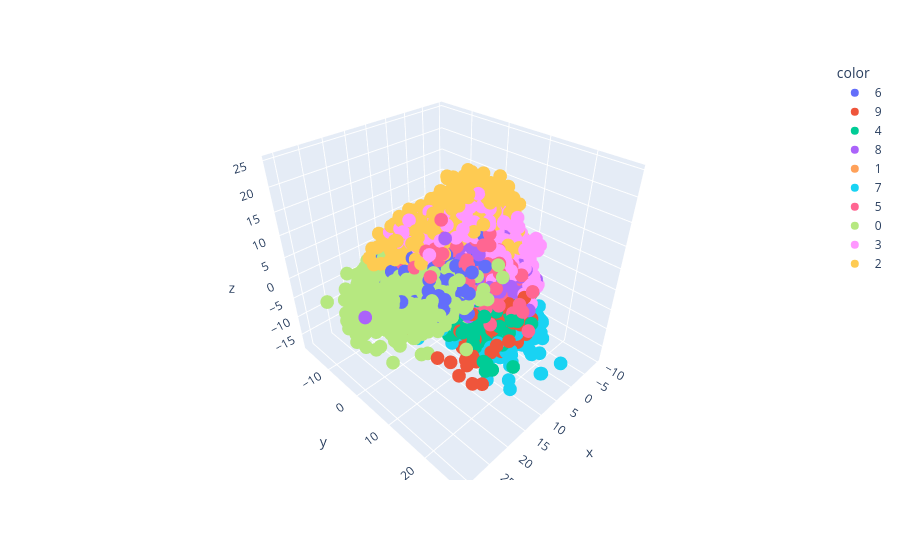

Source (notebook cell):
### Code cell
pca = PCA(n_components=3)
X_train_trf = pca.fit_transform(X_train)

fig = px.scatter_3d(x=X_train_trf[:, 0], y=X_train_trf[:, 1], z=X_train_trf[:, 2], color=y_train_str)
fig.show()

### Figure 1 — Plotly figure (JSON) as saved in the notebook; plotly's stock layout.template omitted (floating-point values rounded to 4 significant figures; data arrays with more than 128 entries replaced by an {"elided": "..."} marker saying what was removed)
{"data": [{"hovertemplate": "color=6<br>x=%{x}<br>y=%{y}<br>z=%{z}<extra></extra>", "legendgroup": "6", "marker": {"color": "#636efa", "symbol": "circle"}, "mode": "markers", "name": "6", "scene": "scene", "showlegend": true, "type": "scatter3d", "x": {"elided": "3949 float values"}, "y": {"elided": "3949 float values"}, "z": {"elided": "3949 float values"}}, {"hovertemplate": "color=9<br>x=%{x}<br>y=%{y}<br>z=%{z}<extra></extra>", "legendgroup": "9", "marker": {"color": "#EF553B", "symbol": "circle"}, "mode": "markers", "name": "9", "scene": "scene", "showlegend": true, "type": "scatter3d", "x": {"elided": "3967 float values"}, "y": {"elided": "3967 float values"}, "z": {"elided": "3967 float values"}}, {"hovertemplate": "color=4<br>x=%{x}<br>y=%{y}<br>z=%{z}<extra></extra>", "legendgroup": "4", "marker": {"color": "#00cc96", "symbol": "circle"}, "mode": "markers", "name": "4", "scene": "scene", "showlegend": true, "type": "scatter3d", "x": {"elided": "3911 float values"}, "y": {"elided": "3911 float values"}, "z": {"elided": "3911 float values"}}, {"hovertemplate": "color=8<br>x=%{x}<br>y=%{y}<br>z=%{z}<extra></extra>", "legendgroup": "8", "marker": {"color": "#ab63fa", "symbol": "circle"}, "mode": "markers", "name": "8", "scene": "scene", "showlegend": true, "type": "scatter3d", "x": {"elided": "3886 float values"}, "y": {"elided": "3886 float values"}, "z": {"elided": "3886 float values"}}, {"hovertemplate": "color=1<br>x=%{x}<br>y=%{y}<br>z=%{z}<extra></extra>", "legendgroup": "1", "marker": {"color": "#FFA15A", "symbol": "circle"}, "mode": "markers", "name": "1", "scene": "scene", "showlegend": true, "type": "scatter3d", "x": {"elided": "4554 float values"}, "y": {"elided": "4554 float values"}, "z": {"elided": "4554 float values"}}, {"hovertemplate": "color=7<br>x=%{x}<br>y=%{y}<br>z=%{z}<extra></extra>", "legendgroup": "7", "marker": {"color": "#19d3f3", "symbol": "circle"}, "mode": "markers", "name": "7", "scene": "scene", "showlegend": true, "type": "scatter3d", "x": {"elided": "4146 float values"}, "y": {"elided": "4146 float values"}, "z": {"elided": "4146 float values"}}, {"hovertemplate": "color=5<br>x=%{x}<br>y=%{y}<br>z=%{z}<extra></extra>", "legendgroup": "5", "marker": {"color": "#FF6692", "symbol": "circle"}, "mode": "markers", "name": "5", "scene": "scene", "showlegend": true, "type": "scatter3d", "x": {"elided": "3642 float values"}, "y": {"elided": "3642 float values"}, "z": {"elided": "3642 float values"}}, {"hovertemplate": "color=0<br>x=%{x}<br>y=%{y}<br>z=%{z}<extra></extra>", "legendgroup": "0", "marker": {"color": "#B6E880", "symbol": "circle"}, "mode": "markers", "name": "0", "scene": "scene", "showlegend": true, "type": "scatter3d", "x": {"elided": "3929 float values"}, "y": {"elided": "3929 float values"}, "z": {"elided": "3929 float values"}}, {"hovertemplate": "color=3<br>x=%{x}<br>y=%{y}<br>z=%{z}<extra></extra>", "legendgroup": "3", "marker": {"color": "#FF97FF", "symbol": "circle"}, "mode": "markers", "name": "3", "scene": "scene", "showlegend": true, "type": "scatter3d", "x": {"elided": "4047 float values"}, "y": {"elided": "4047 float values"}, "z": {"elided": "4047 float values"}}, {"hovertemplate": "color=2<br>x=%{x}<br>y=%{y}<br>z=%{z}<extra></extra>", "legendgroup": "2", "marker": {"color": "#FECB52", "symbol": "circle"}, "mode": "markers", "name": "2", "scene": "scene", "showlegend": true, "type": "scatter3d", "x": {"elided": "3969 float values"}, "y": {"elided": "3969 float values"}, "z": {"elided": "3969 float values"}}], "layout": {"legend": {"title": {"text": "color"}, "tracegroupgap": 0}, "margin": {"t": 60}, "scene": {"domain": {"x": [0, 1], "y": [0, 1]}, "xaxis": {"title": {"text": "x"}}, "yaxis": {"title": {"text": "y"}}, "zaxis": {"title": {"text": "z"}}}}}
